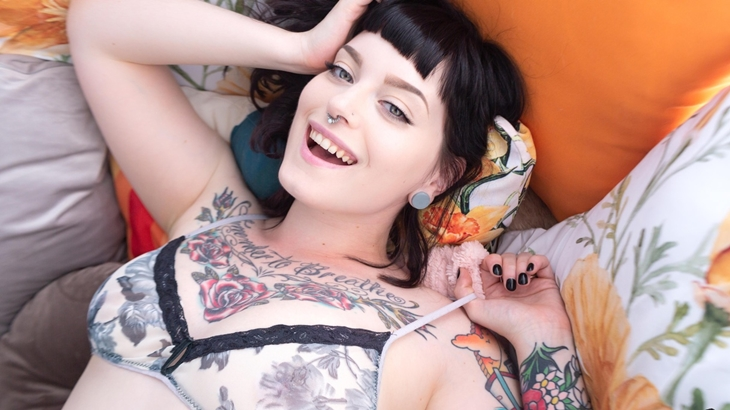
#> input picture imaTestColor.jpg, 730 x 410 px
$ python ImaTratamientoRGB.py
#> lines starting #> are read from the running program, lines starting #| are printed output that depends on the picture
# -*- coding: utf-8 -*-
"""
Created on Sun Aug 26 13:16:20 2018

@author: FamiliaHogar
"""
import matplotlib.pyplot as plt
import numpy as np
import PIL
from skimage import io

colorGirl=io.imread("imaTestColor.jpg")/255.0

print("- Dimensiones de la imagen:")
print(colorGirl.shape)
#| (410, 730, 3)
plt.imshow(colorGirl,vmin=0,vmax=1)
plt.title("RGB")
plt.figure()

plt.imshow(colorGirl[:,:,0],vmin=0,vmax=1)
plt.title("Canal Rojo")
plt.figure()
plt.imshow(colorGirl[:,:,1],vmin=0,vmax=1)
plt.title("Canal Verde")
plt.figure()
plt.imshow(colorGirl[:,:,2],vmin=0,vmax=1)
plt.title("Canal Azul")

plt.figure()
colorGirlRed=np.copy(colorGirl) # creo una copia de la imagen para preservar la original
colorGirlRed[:,:,1]=0 # quito el canal azul
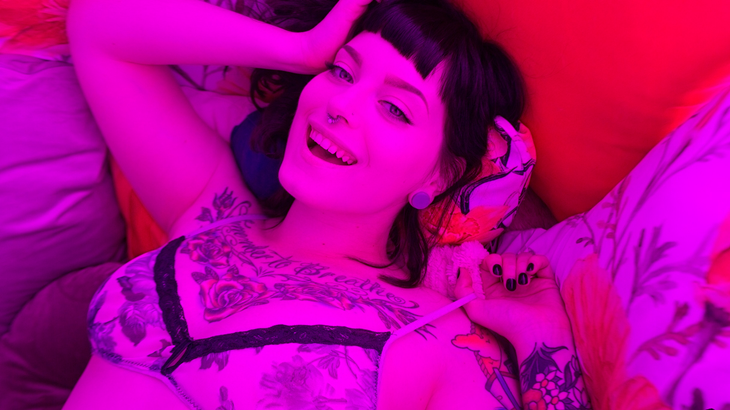
#> colorGirlRed: shape (410, 730, 3) float64; mean R, G, B 0.707, 0, 0.557
colorGirlRed[:,:,2]=0 # quito el canal verde
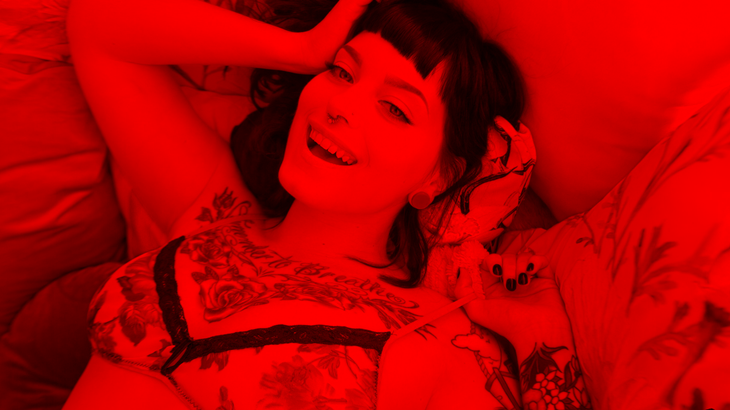
#> colorGirlRed: shape (410, 730, 3) float64; mean R, G, B 0.707, 0, 0
plt.title("ColorGirl Canal Rojo")
plt.imshow(colorGirlRed)

#Suavizar imagen gris

plt.figure()
grayGirl=io.imread("imaTestGris.jpg")/255.0
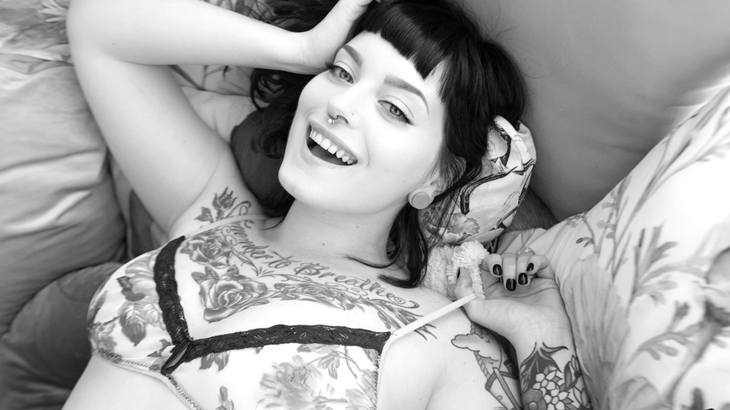
#> input picture imaTestGris.jpg, 730 x 410 px
#> grayGirl: shape (410, 730, 3) float64; min 0, max 1, mean 0.634

print("- Dimensiones de la imagen:")
print(grayGirl.shape)
#| (410, 730, 3)
plt.imshow(grayGirl,vmin=0,vmax=1)
plt.title("Sin suavizar")

imagen = PIL.Image.open("imaTestGris.jpg").convert("L")
imaMatriz = np.array(imagen)
imaMatrizSuav = np.zeros(imaMatriz.shape)
print(imaMatriz.shape)
#| (410, 730)

for x in range(410):
    for y in range(730):
        imaMatrizSuav[x,y] = ((imaMatriz[(x+1)%410,y] + imaMatriz[(x+1)%410,(y+1)%730]
        + imaMatriz[x,(y+1)%730] + imaMatriz[x-1,(y+1)%730] + imaMatriz[x-1,y]
        + imaMatriz[x-1,y-1] + imaMatriz[x,y-1] + imaMatriz[(x+1)%410,y-1]
        + imaMatriz[x,y])/10)
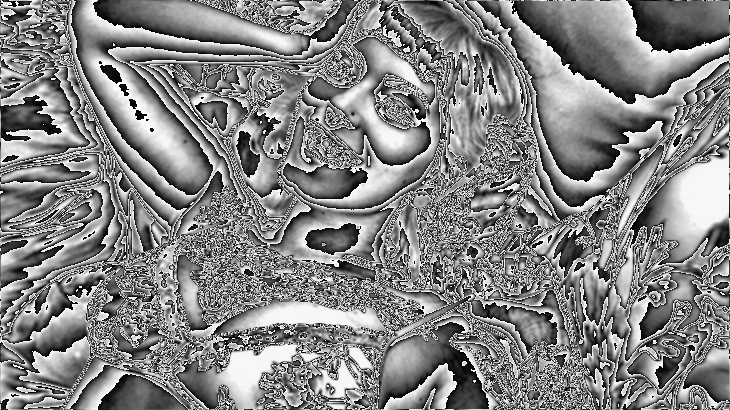
#> imaMatrizSuav: shape (410, 730) float64; min 0, max 25.5, mean 13.2; drawn with min black and max white

plt.figure()
plt.imshow(imaMatrizSuav)
plt.title("Suavizada")

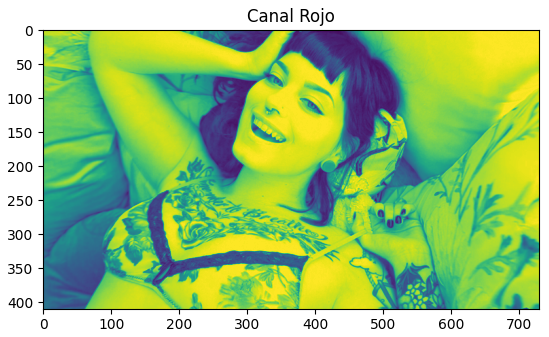
#> figure drawn by matplotlib, 1 panel
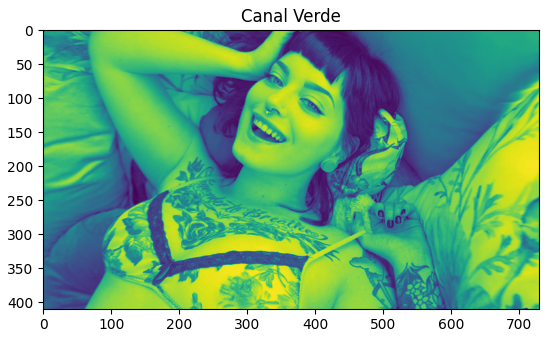
#> figure drawn by matplotlib, 1 panel
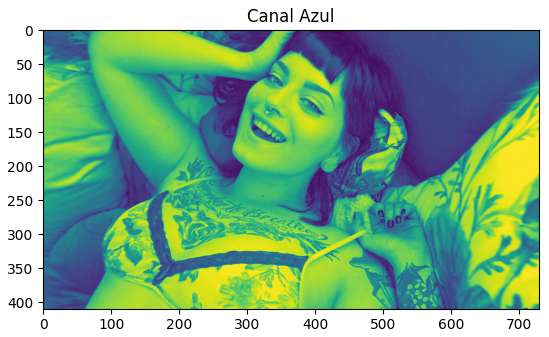
#> figure drawn by matplotlib, 1 panel
